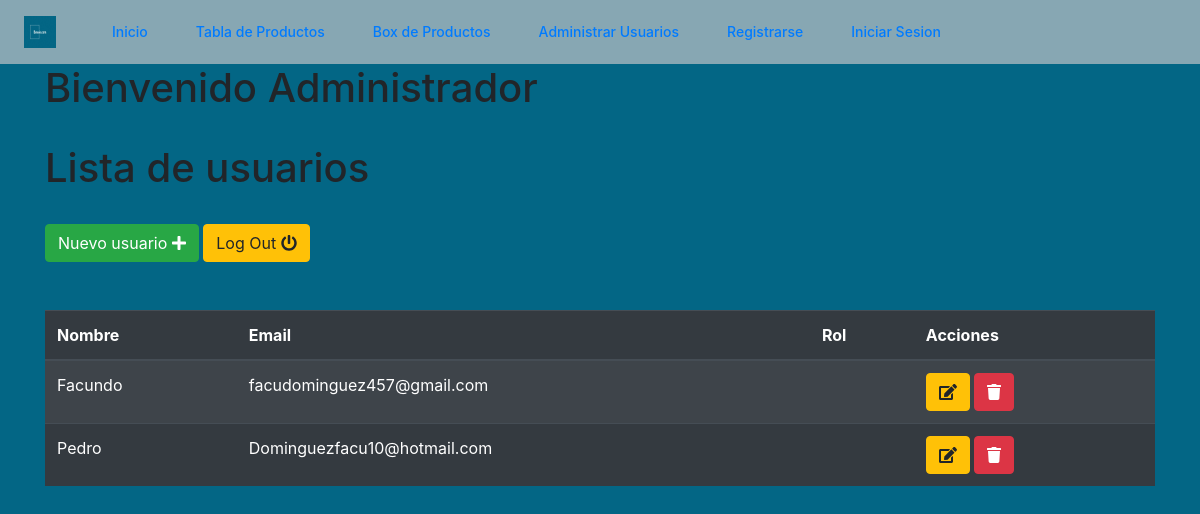
/index.php?modulo=usuario, run on an earlier commit of the app's database.
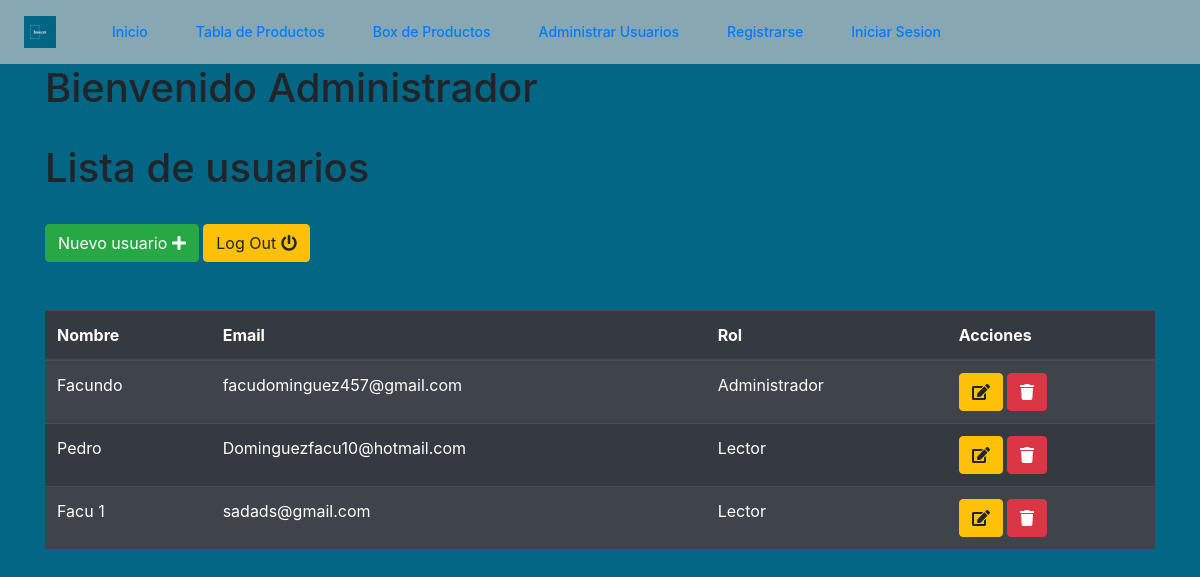
And on a later commit of the database.
### tables this page shows
CREATE TABLE `clientes` (
  `id` int(11) NOT NULL,
  `email` varchar(50) NOT NULL,
  `clave` varchar(50) NOT NULL,
  `nombre` varchar(50) NOT NULL,
  `rol` int(11) NOT NULL
);

CREATE TABLE `permisos` (
  `id` int(11) NOT NULL,
  `rol` varchar(50) NOT NULL
);

### src/modulos/usuario.php (the view, shortened to what this page needs)
<!DOCTYPE html>
<html lang="en">
<head>
    <link rel="stylesheet" href="https://cdn.jsdelivr.net/npm/bootstrap@4.4.1/dist/css/bootstrap.min.css">
</head>
<div class="container is-fluid">
    <div class="col-xs-12">
        <h1>Bienvenido Administrador <?php echo $_SESSION['nombre_usuario']; ?></h1>
        <br>
        <h1>Lista de usuarios</h1>
        <br>
        <div>
            <a class="btn btn-success" href="../index.php">Nuevo usuario
                <i class="fa fa-plus"></i> </a>
            <a class="btn btn-warning" href="../includes/_sesion/cerrarSesion.php">Log Out
                <i class="fa fa-power-off" aria-hidden="true"></i>
            </a>
        </div>
        <br>
        <br>
        <table class="table table-striped table-dark " id="table_id">
            <thead>
                <tr>
                    <th>Nombre</th>
                    <th>Email</th>
                    <th>Rol</th>
                    <th>Acciones</th>
                </tr>
            </thead>
            <tbody>
                <?php
                $SQL = "SELECT clientes.id, clientes.nombre, clientes.email,
                 permisos.rol FROM clientes
                LEFT JOIN permisos ON clientes.rol = permisos.id";
                $dato = mysqli_query($con, $SQL);
                if ($dato->num_rows > 0) {
                    while ($fila = mysqli_fetch_array($dato)) {
                ?>
                        <tr>
                            <td><?php echo $fila['nombre']; ?></td>
                            <td><?php echo $fila['email']; ?></td>
                            <td><?php echo $fila['rol']; ?></td>
                            <td>
                                <a class="btn btn-warning" href="index.php?modulo=editar_usuario&id=<?php echo $fila['id']?> ">
                                    <i class="fa fa-edit"></i> </a>
                                <a class="btn btn-danger" href="eliminar_user.php?id=<?php echo $fila['id'] ?>">
                                    <i class="fa fa-trash"></i></a>
                            </td>
                        </tr>
                    <?php
                    }
                } else {
                    ?>
                    <tr class="text-center">
                        <td colspan="16">No existen registros</td>
                    </tr>
                <?php
                }
                ?>
                </body>
</html>

### index.php (shortened to what this page needs)
<!DOCTYPE html>
<html lang="es" class="h-full bg-gray-100">
<head>
  <link rel="stylesheet" href="./src/estilos/output.css" />
  <link rel="stylesheet" href="./src/estilos/carrousel.css" />
  <link rel="stylesheet" href="./src/estilos/wafloatbox-0.2.css" />
</head>
<body class="h-full bg-[--color-primary]">
  <div class="min-h-full">
    <nav class="bg-[--color-nav]">
      <div class="mx-auto max-w-7xl px-4 sm:px-6 lg:px-8">
        <div class="flex h-16 items-center justify-between">
          <div class="flex items-center">
            <div class="flex-shrink-0">
              <img class="h-8 w-8" src="./src/imagenes/Logo_tienda.jpeg" alt="Bowie.com" />
            </div>
            <div class="hidden md:block">
              <div class="ml-10 flex items-baseline space-x-4">
                <a href="index.php" class="rounded-md px-3 py-2 text-sm font-medium hover:bg-[--color-primary]" aria-current="page">Inicio</a>
                <a href="index.php?modulo=listado_tabla" class="rounded-md px-3 py-2 text-sm font-medium hover:bg-[--color-primary]">Tabla de Productos</a>
                <a href="index.php?modulo=listado_box" class="rounded-md px-3 py-2 text-sm font-medium hover:bg-[--color-primary]">Box de Productos</a>
                <a href="index.php?modulo=usuario" class="rounded-md px-3 py-2 text-sm font-medium hover:bg-[--color-primary]">Administrar Usuarios</a>
                <?php
                if (!empty($_SESSION['nombre_usuario'])) {
                ?>
                  <a href="index.php?modulo=registro" class="rounded-md px-3 py-2 text-sm font-medium hover:bg-[--color-primary] hidden">Registrarse</a>
                  <a href="index.php?modulo=iniciar_sesion" class="rounded-md px-3 py-2 text-sm font-medium hover:bg-[--color-primary] hidden">Iniciar Sesion</a>
                  <p>Bienvenido <?php echo $_SESSION['nombre_usuario']; ?></p>
                  <a href="index.php?modulo=iniciar_sesion&salir=ok" class="rounded-md px-3 py-2 text-sm font-medium hover:bg-[--color-primary]">Cerrar Sesión</a>
                <?php
                } else {
                ?>
                  <a href="index.php?modulo=registro" class="rounded-md px-3 py-2 text-sm font-medium hover:bg-[--color-primary]">Registrarse</a>
                  <a href="index.php?modulo=iniciar_sesion" class="rounded-md px-3 py-2 text-sm font-medium hover:bg-[--color-primary]">Iniciar Sesion</a>
                <?php
                }
                ?>
              </div>
            </div>
          </div>
        </div>
      </div>
    </nav>
    <?php
    if (!empty($_GET['modulo'])) {
      include('./src/modulos/' . $_GET['modulo'] . '.php');
    }
    ?>
</body>
</html>

What changed in the data, as far as the page shows it:
changed clientes "Facundo": permisos.rol (not shown) → "Administrador"
changed clientes "Pedro": permisos.rol (not shown) → "Lector"
added clientes: nombre "Facu 1", email "sadads@gmail.com", permisos.rol "Lector"
